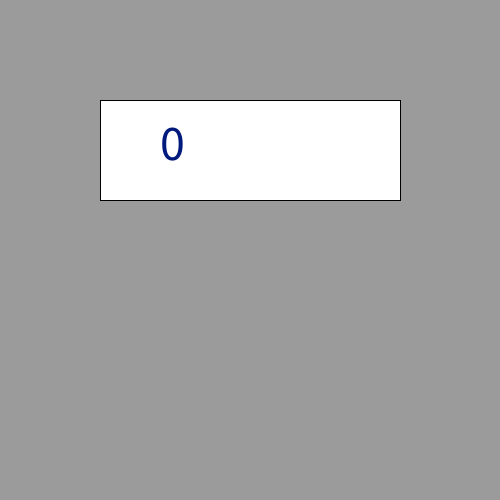
Frame 1 (no input)
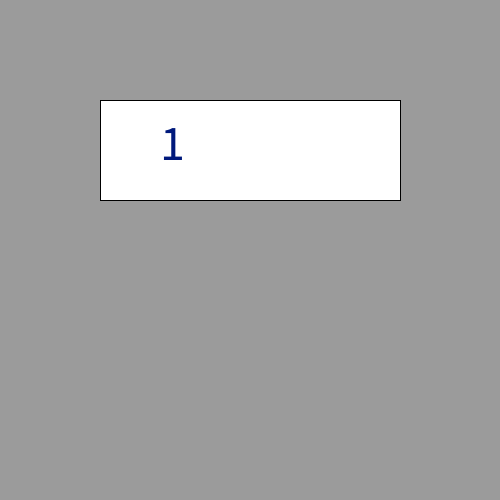
Frame 60 (the mouse pressed at the canvas centre just before this capture)
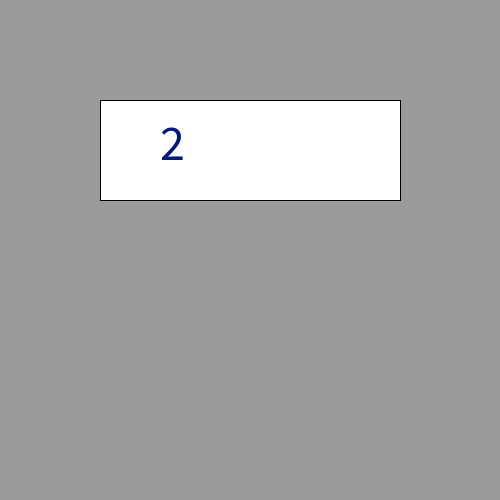
Frame 120 (the mouse held since frame 60 and released just before this capture)

The Processing sketch that drew these frames (run headless with seeded random() and noise(); from frame 60 on, the mouse is pressed at the canvas centre):

// Processing sketch: frameCountElapsed
// ── frameCountElapsed.pde
void setup()
{
  size(500,500);
  textSize(50);
}

void draw(){
  background(155); 
  fill(255,255,255);
  rect(100,100,300,100);
  println(frameCount);
  fill(0,25,124);

  text(nf(frameCount/60),160,160);
}
